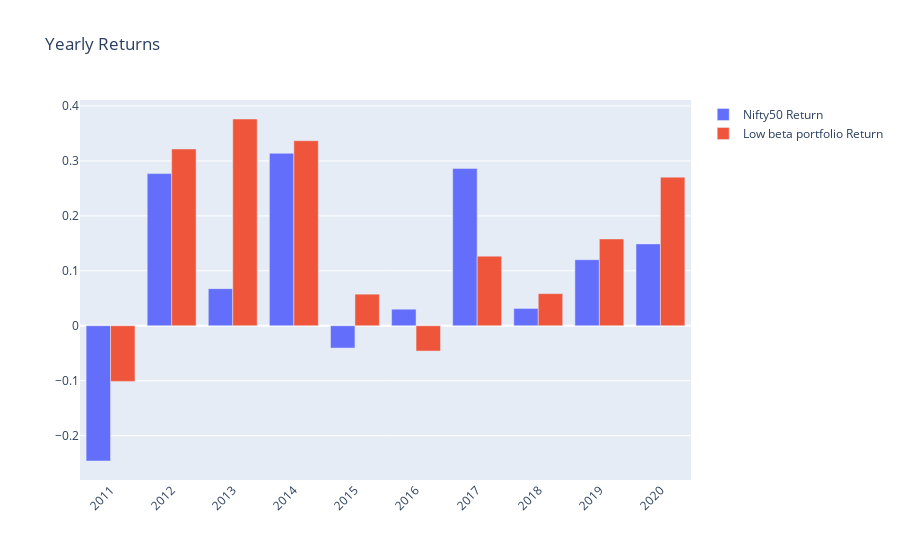

Source (notebook cell):
### Code cell
years = yearly_returns.index.year.to_list()
fig = go.Figure()
fig.add_trace(go.Bar(
    x=years,
    y=yearly_returns["nifty_ret"],
    name='Nifty50 Return',
    #marker_color='indianred'
))
fig.add_trace(go.Bar(
    x=years,
    y=yearly_returns["portfolio_ret"],
    name='Low beta portfolio Return',
    #marker_color='lightsalmon'
))

# Here we modify the tickangle of the xaxis, resulting in rotated labels.
fig.update_layout(barmode='group', xaxis_tickangle=-45,
                 title='Yearly Returns')

fig.update_xaxes(
    dtick="M1",
    ticklabelmode="period")
fig.show()

### Figure 1 — Plotly figure (JSON) as saved in the notebook; plotly's stock layout.template omitted (floating-point values rounded to 4 significant figures)
{"data": [{"name": "Nifty50 Return", "type": "bar", "x": [2011, 2012, 2013, 2014, 2015, 2016, 2017, 2018, 2019, 2020], "y": [-0.2462, 0.277, 0.06755, 0.3139, -0.04061, 0.03013, 0.2865, 0.03151, 0.1202, 0.149]}, {"name": "Low beta portfolio Return", "type": "bar", "x": [2011, 2012, 2013, 2014, 2015, 2016, 2017, 2018, 2019, 2020], "y": [-0.1013, 0.3218, 0.3763, 0.3368, 0.05751, -0.04606, 0.1267, 0.05848, 0.158, 0.2705]}], "layout": {"barmode": "group", "title": {"text": "Yearly Returns"}, "xaxis": {"dtick": "M1", "tickangle": -45, "ticklabelmode": "period"}}}
